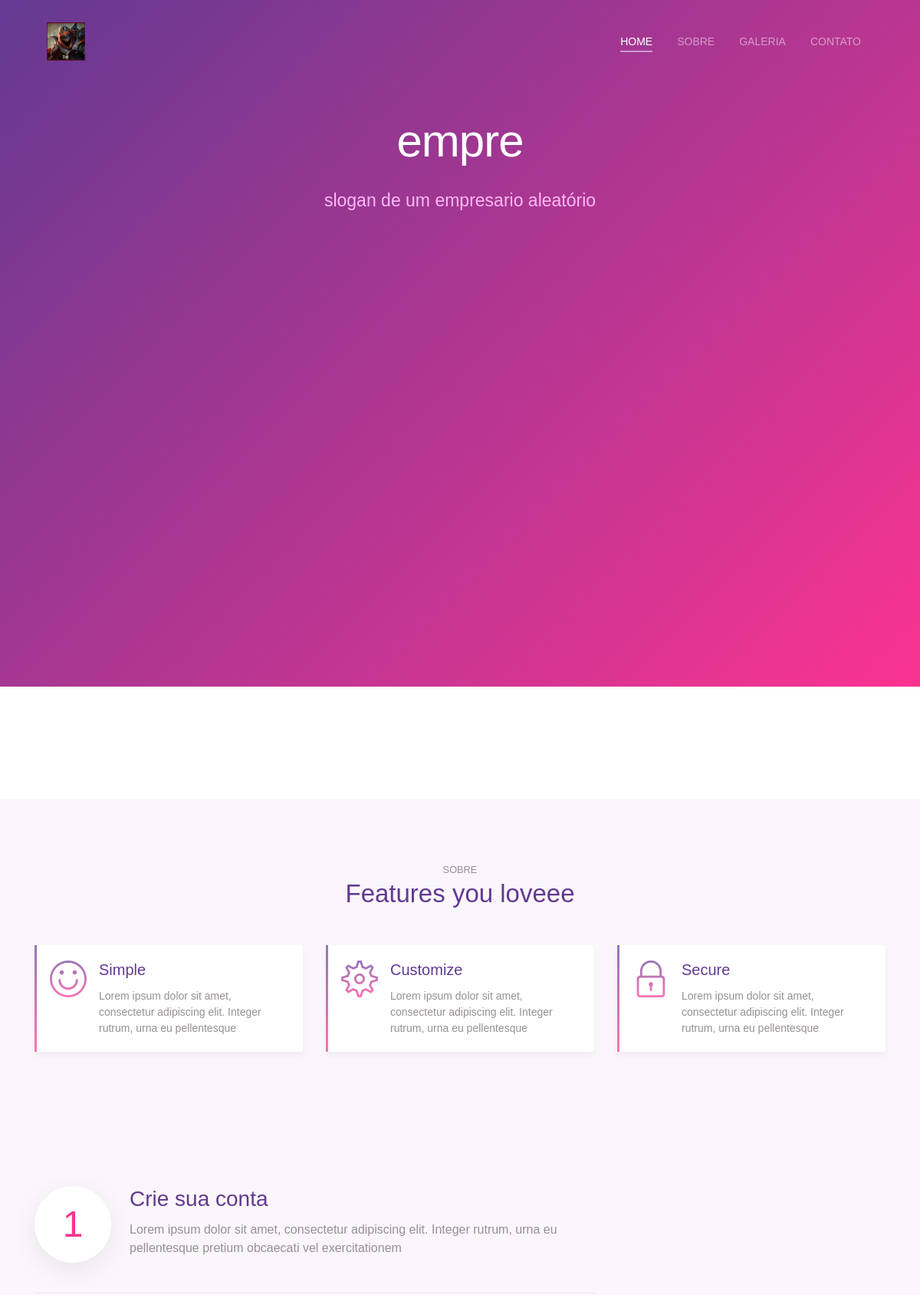
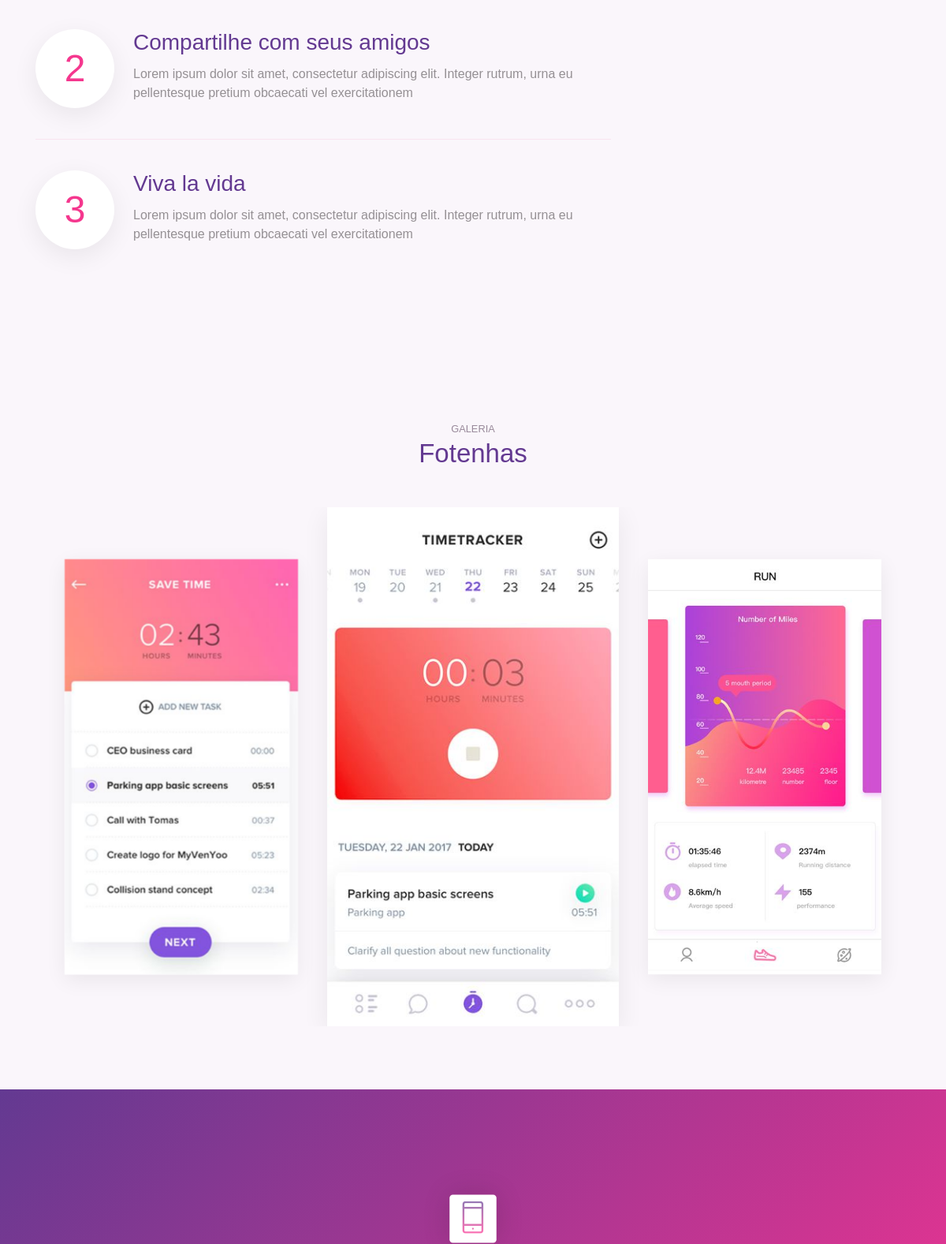
Before: /empre (signed in, upper part) with the older database file (2 pictures, top to bottom).
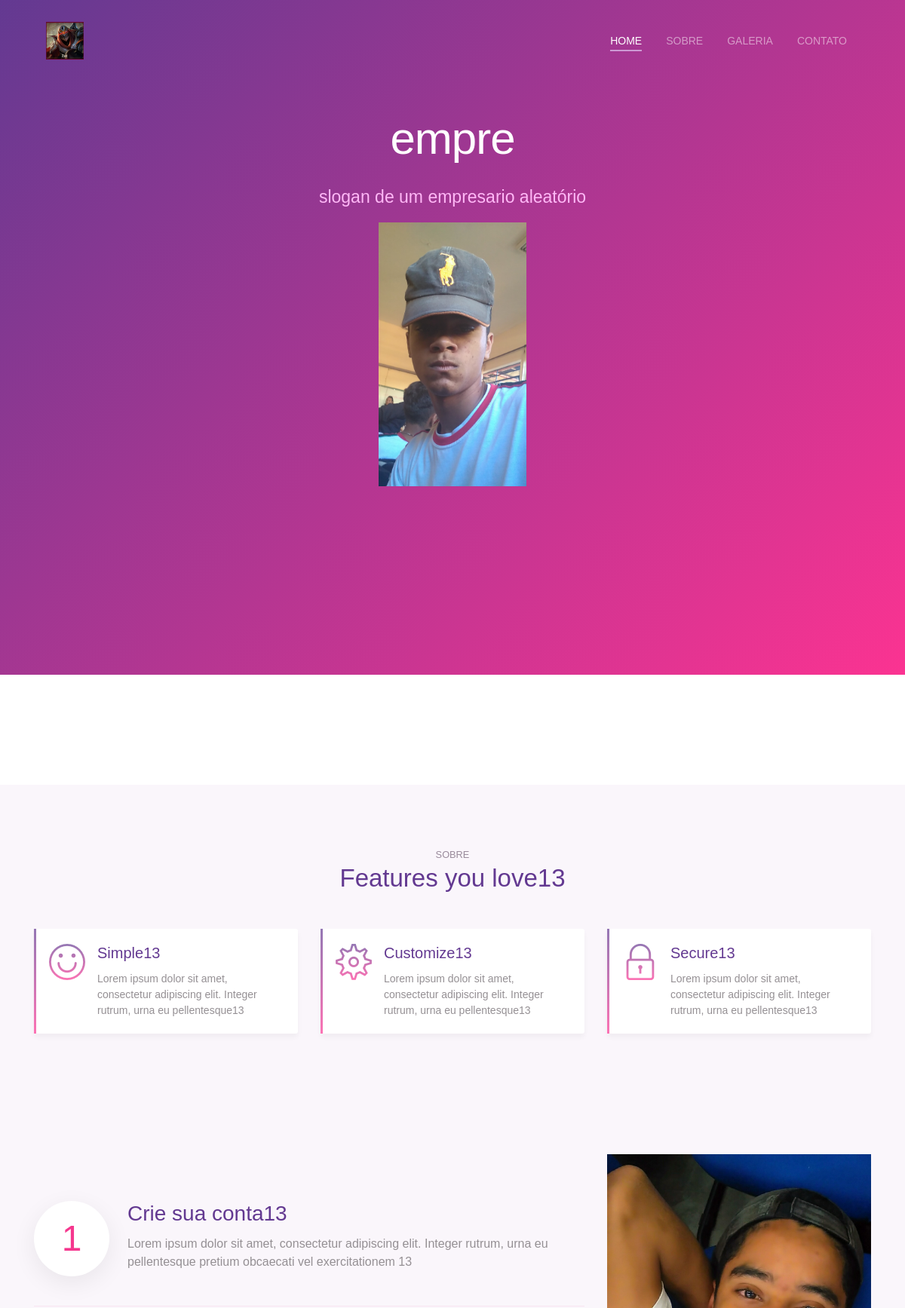
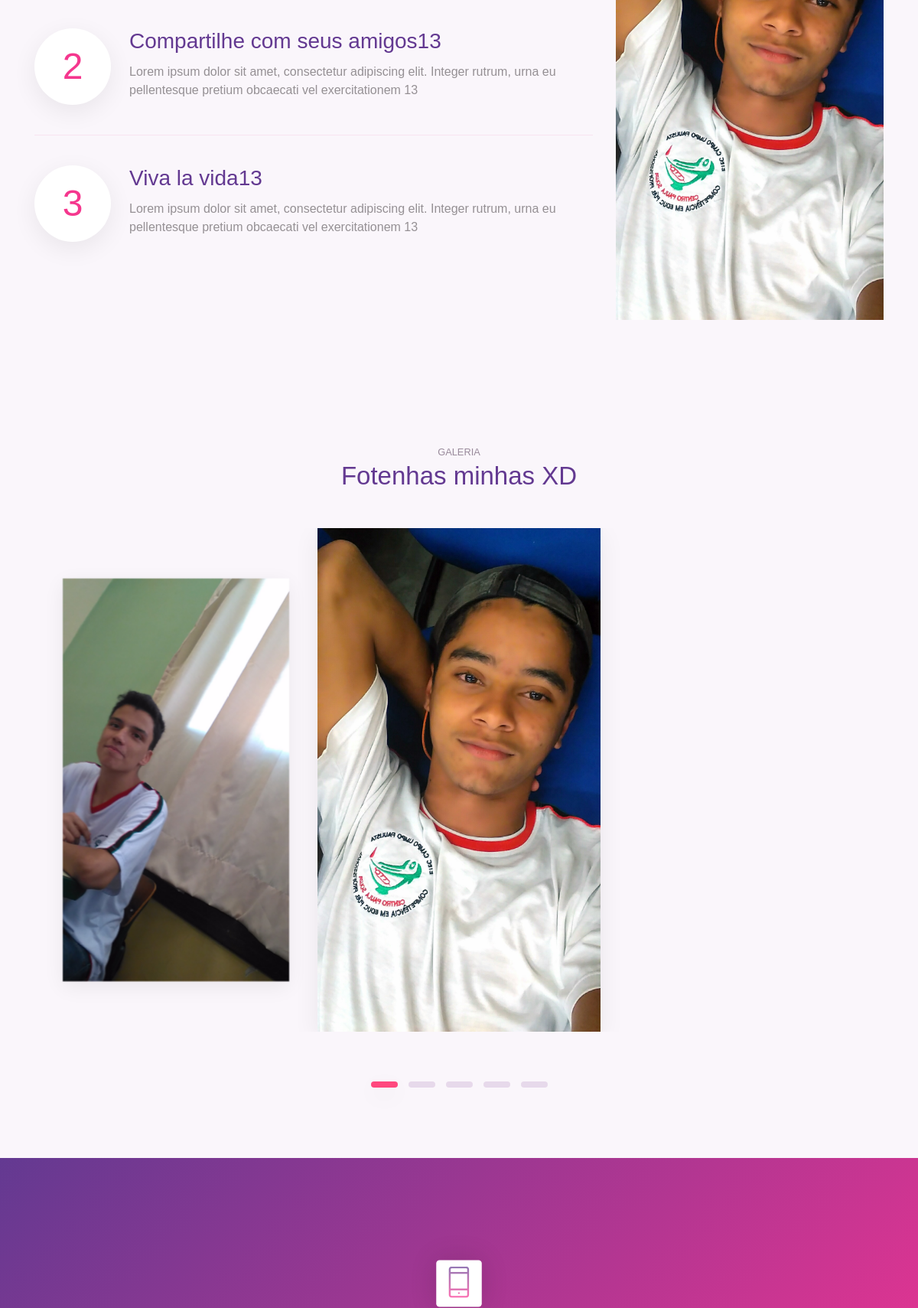
After: the same page with the newer database file (2 pictures, top to bottom).
### tables this page shows
CREATE TABLE `tbl_avs` (
  `id_av` int(11) NOT NULL,
  `user_id` int(11) NOT NULL,
  `url` varchar(220) NOT NULL,
  `nome_av` varchar(220) NOT NULL,
  `slogan_av` varchar(550) NOT NULL,
  `logo_av` varchar(220) NOT NULL,
  `categoria` varchar(220) NOT NULL,
  `func` varchar(5555) NOT NULL,
  `palavras_chave` varchar(550) NOT NULL,
  `img_home_active` varchar(50) NOT NULL DEFAULT 'no',
  `img_home` varchar(220) NOT NULL,
  `part1_active` varchar(50) NOT NULL DEFAULT 'yes',
  `part1_title` varchar(110) NOT NULL DEFAULT 'Features you love',
  `part1_nome1` varchar(110) NOT NULL DEFAULT 'Simple',
  `part1_text1` varchar(220) NOT NULL DEFAULT 'Lorem ipsum dolor sit amet, consectetur adipiscing elit. Integer rutrum, urna eu pellentesque',
  `part1_nome2` varchar(110) DEFAULT 'Customize',
  `part1_text2` varchar(220) DEFAULT 'Lorem ipsum dolor sit amet, consectetur adipiscing elit. Integer rutrum, urna eu pellentesque',
  `part1_nome3` varchar(110) DEFAULT 'Secure',
  `part1_text3` varchar(220) DEFAULT 'Lorem ipsum dolor sit amet, consectetur adipiscing elit. Integer rutrum, urna eu pellentesque',
  `part2_active` varchar(50) NOT NULL DEFAULT 'yes',
  `part2_nome1` varchar(110) NOT NULL DEFAULT 'Crie sua conta',
  `part2_text1` varchar(220) NOT NULL DEFAULT 'Lorem ipsum dolor sit amet, consectetur adipiscing elit. Integer rutrum, urna eu pellentesque pretium obcaecati vel exercitationem',
  `part2_nome2` varchar(110) DEFAULT 'Compartilhe com seus amigos',
  `part2_text2` varchar(220) DEFAULT 'Lorem ipsum dolor sit amet, consectetur adipiscing elit. Integer rutrum, urna eu pellentesque pretium obcaecati vel exercitationem',
  `part2_nome3` varchar(110) DEFAULT 'Viva la vida',
  `part2_text3` varchar(220) DEFAULT 'Lorem ipsum dolor sit amet, consectetur adipiscing elit. Integer rutrum, urna eu pellentesque pretium obcaecati vel exercitationem',
  `part2_img` varchar(220) DEFAULT NULL,
  `galery_active` varchar(50) NOT NULL DEFAULT 'no',
  `galery_title` varchar(110) NOT NULL,
  `fotos` varchar(550) NOT NULL,
  `tipos` varchar(220) NOT NULL,
  `tipos_val` varchar(660) NOT NULL,
  `created` varchar(220) NOT NULL
);

### core/Controller.php (called while the page is built)
<?php
	class Controller{
		public function loadView($nameView, $dadosView = array()){
				extract($dadosView);
			require "views/".$nameView.".php";
		}
	}
?>

### controllers/avController.php (called while the page is built)
<?php
	class avController extends Controller{
		public function index($id_av){
			$nomePag = "ambiente_virtual";
			$avsModel = new avsModel();
			$av_pesquisa = $avsModel->getDadosAV($id_av);
			$av_dados = $av_pesquisa->fetch();
			$dados = array();
			foreach ($av_dados as $key => $value) {
				if(!is_numeric($key)){
					$dados[$key] = $value;
				}
			}
			$this->loadView($nomePag, $dados);
		}
	}
?>

### core/Core.php (called while the page is built, shortened)
<?php
	class Core{
		public function run(){
			$param = array();
			$url = "/";
			if(isset($_GET['url'])){
				$url .= $_GET['url'];
			}
			if($url != "/"){
				$url = explode("/", $url);
				array_shift($url);
				$avsModel = new avsModel();
				$pesquisa = $avsModel -> procuraUrlAv($url[0]);
				if($pesquisa->rowCount() > 0){
					$dados = $pesquisa->fetch();
				}else{
					$currentController = $url[0]."Controller";
				}
				array_shift($url);
				if(isset($url[0]) && !empty($url[0])){
					$currentAction = $url[0];
					array_shift($url);
				}else{
					$currentAction = "index";
				}
				if($pesquisa->rowCount() > 0){
					$param = $dados['id_av'];
				}else{
					$param = $url;
				}
			}else{
				$currentController = "homeController";
				$currentAction = "index";
			}
			$c = new $currentController();
			call_user_func_array(array($c, $currentAction), array($param));
		}
	}
?>

### index.php (called while the page is built, shortened)
<?php
	$core = new Core();
	$core->run();
?>

### core/Model.php (called while the page is built, shortened)
<?php
	class Model{
		public function __construct(){
			global $pdo;
			$this->pdo = $pdo;
		}
	}
?>

### models/avsModel.php (called while the page is built, shortened)
<?php
    class avsModel extends Model{
         public function procuraUrlAv($url){
            $sql = "SELECT * FROM tbl_avs WHERE url = ?";
            $sql = $this->pdo->prepare($sql);
            $sql->bindValue(1, $url);
            $sql->execute();
            return $sql;
        }
    }
?>

### views/ambiente_virtual.php (the view, shortened to what this page needs)
<!DOCTYPE html>
<html>
<head>
		<link rel="stylesheet" type="text/css" href="<?php echo BASE_URL; ?>assets/css/bootstrap.min.css">
		    <link rel="stylesheet" href="css/themify-icons.css">
    <link rel="stylesheet" href="<?php echo BASE_URL; ?>assets/css/owl.carousel.min.css">
    <link href="<?php echo BASE_URL; ?>assets/css/style.css" rel="stylesheet">
</head>
<body data-spy="scroll" data-target="#navbar" data-offset="30">
    <div class="nav-menu fixed-top">
        <div class="container">
            <div class="row">
                <div class="col-md-12">
                    <nav class="navbar navbar-dark navbar-expand-lg">
                        <a class="navbar-brand"><img src="<?php echo BASE_URL.'assets/images/AV/'.$logo_av; ?>" class="img-fluid" alt="logo" style="height: 50px" ></a>
                        <div class="collapse navbar-collapse" id="navbar">
                            <ul class="navbar-nav ml-auto">
                                <li class="nav-item"> <a class="nav-link active" href="#home">HOME <span class="sr-only">(current)</span></a></li>
                                <?php if( $part1_active == "yes" || $part2_active == "yes" ){ ?>
                                    <li class="nav-item"> <a class="nav-link" href="#features">SOBRE</a> </li>
                                <?php } ?>
                                <?php if( $galery_active == "yes" ){ ?>
                                    <li class="nav-item"> <a class="nav-link" href="#gallery">GALERIA</a> </li>
                                <?php } ?>
                                <li class="nav-item"> <a class="nav-link" href="#contact">CONTATO</a> </li>
                            </ul>
                        </div>
                    </nav>
                </div>
            </div>
        </div>
    </div>
    <header class="bg-gradient" id="home">
        <div class="container mt-5">
            <h1><?php echo $nome_av; ?></h1>
            <p class="tagline"><?php echo $slogan_av; ?></p>
        </div>
        <div class="img-holder mt-3"><?php if ($img_home_active == "yes"){ ?><img src="<?php echo BASE_URL."assets/images/AV/".$img_home; ?>" style="height: 350px" alt="imagem" class="img-fluid"><?php } ?></div>
    </header>
    <div class="client-logos my-5" style="height:50px" id="features">
    </div>
    <?php if($part1_active == "yes"){ ?>
    <div class="section light-bg"  >
        <div class="container" >
            <div class="section-title" >
                 <small>SOBRE</small>
                <h3><?php echo $part1_title; ?></h3>
            </div>
            <div class="row">
                <div class="col-12 col-lg-4">
                    <div class="card features">
                        <div class="card-body">
                            <div class="media">
                                <span class="ti-face-smile gradient-fill ti-3x mr-3"></span>
                                <div class="media-body">
                                    <h4 class="card-title"><?php echo $part1_nome1; ?></h4>
                                    <p class="card-text"><?php echo $part1_text1; ?></p>
                                </div>
                            </div>
                        </div>
                    </div>
                </div>
                <div class="col-12 col-lg-4">
                    <div class="card features">
                        <div class="card-body">
                            <div class="media">
                                <span class="ti-settings gradient-fill ti-3x mr-3"></span>
                                <div class="media-body">
                                    <h4 class="card-title"><?php echo $part1_nome2; ?></h4>
                                    <p class="card-text"><?php echo $part1_text2; ?></p>
                                </div>
                            </div>
                        </div>
                    </div>
                </div>
                <div class="col-12 col-lg-4">
                    <div class="card features">
                        <div class="card-body">
                            <div class="media">
                                <span class="ti-lock gradient-fill ti-3x mr-3"></span>
                                <div class="media-body">
                                    <h4 class="card-title"><?php echo $part1_nome3; ?></h4>
                                    <p class="card-text"><?php echo $part1_text3; ?></p>
                                </div>
                            </div>
                        </div>
                    </div>
                </div>
            </div>
        </div>
    </div>
<?php } ?>
    <?php if($part2_active == "yes"){ ?>
    <div class="section light-bg">
        <div class="container">
            <div class="row">
                <div class="col-md-8 d-flex align-items-center">
                    <ul class="list-unstyled ui-steps">
                        <li class="media">
                            <div class="circle-icon mr-4">1</div>
                            <div class="media-body">
                                <h5><?php echo $part2_nome1; ?></h5>
                                <p><?php echo $part2_text1; ?> </p>
                            </div>
                        </li>
                        <li class="media my-4">
                            <div class="circle-icon mr-4">2</div>
                            <div class="media-body">
                                <h5><?php echo $part2_nome2; ?></h5>
                                <p><?php echo $part2_text2; ?> </p>
                            </div>
                        </li>
                        <li class="media">
                            <div class="circle-icon mr-4">3</div>
                            <div class="media-body">
                                <h5><?php echo $part2_nome3; ?></h5>
                                <p><?php echo $part2_text3; ?> </p>
                            </div>
                        </li>
                    </ul>
                </div>
                <div class="col-md-4">
                    <?php if(!empty($part2_img)){ ?>
                        <img src="<?php echo BASE_URL."assets/images/AV/".$part2_img; ?>" alt="imagem" class="img-fluid">
                    <?php } ?>
                </div>
            </div>
        </div>
    </div>
    <?php } ?>
    <?php if( $galery_active == "yes" ){ ?>
    <div class="section light-bg" id="gallery">
        <div class="container">
            <div class="section-title">
                <small>GALERIA</small>
                <h3><?php echo $galery_title; ?></h3>
            </div>
            <div class="img-gallery owl-carousel owl-theme">
                 <?php
                $photos = explode("$!$", $fotos);
                foreach ($photos as $value) {
                ?>
                    <img src="<?php echo BASE_URL.'assets/images/AV/'.$value; ?>" alt="image">
                <?php } ?>
            </div>
        </div>
    </div>
<?php } ?>
    <div class="section bg-gradient">
        <div class="container">
            <div class="call-to-action">
                <div class="box-icon"><span class="ti-mobile gradient-fill ti-3x"></span></div>
            </div>
        </div>
    </div>
</body>
</html>
</html>

### assets/css/style.css (style rules this page uses)
body { font-family: 'Rubik', sans-serif; position: relative; }
a { color: #e38cb7; }
h1 { font-size: 60px; font-weight: 300; letter-spacing: -1px; margin-bottom: 1.5rem; }
h3 { color: #633991; font-size: 33px; font-weight: 500; }
h4 { font-size: 20px; font-weight: 500; color: #633991; }
h5 { font-size: 28px; font-weight: 300; color: #633991; margin-bottom: 0.7rem; }
p { color: #959094; }
.light-bg { background-color: #faf6fb; }
.section { padding: 80px 0; }
.section-title { text-align: center; margin-bottom: 3rem; }
.section-title small { color: #998a9b; }
.nav-menu { padding: 1rem 0; transition: all 0.3s ease; }
.navbar-nav .nav-link { position: relative; }
@media (min-width: 992px) { .navbar-expand-lg .navbar-nav .nav-link { padding-right: 1rem; padding-left: 1rem; font-size: 14px; } }
@media (min-width: 992px) { .navbar-nav>.nav-item>.nav-link.active:after { content: ""; border-bottom: 2px solid #cd99d4; left: 1rem; right: 1rem; bottom: 5px; height: 1px; position: absolute; } }
header { padding: 100px 0 0; text-align: center; color: #FFF; }
.bg-gradient { background-image: -moz-linear-gradient( 135deg, rgba(60, 8, 118, 0.8) 0%, rgba(250, 0, 118, 0.8) 100%); background-image: -webkit-linear-gradient( 135deg, rgba(60, 8, 118, 0.8) 0%, rgba(250, 0, 118, 0.8) 100%); background-image: -ms-linear-gradient( 135deg, rgba(60, 8, 118, 0.8) 0%, rgba(250, 0, 118, 0.8) 100%); background-image: linear-gradient( 135deg, rgba(60, 8, 118, 0.8) 0%, rgba(250, 0, 118, 0.8) 100%); }
.tagline { font-size: 23px; font-weight: 300; color: #ffb8f6; max-width: 800px; margin: 0 auto; }
.img-holder { height: 0; padding-bottom: 33%; overflow: hidden; }
@media (max-width:1200px) { .img-holder { padding-bottom: 50%; } }
.gradient-fill:before { color: #fc73b4; background: -moz-linear-gradient(top, #9477b4 0%, #fc73b4 100%); background: -webkit-linear-gradient(top, #9477b4 0%, #fc73b4 100%); background: linear-gradient(to bottom, #9477b4 0%, #fc73b4 100%); -webkit-background-clip: text; background-clip: text; -webkit-text-fill-color: transparent; }
.card.features { border: 0; border-radius: 3px; box-shadow: 0px 5px 7px 0px rgba(0, 0, 0, 0.04); transition: all 0.3s ease; }
.card.features:before { content: ""; position: absolute; width: 3px; color: #fc73b4; background: -moz-linear-gradient(top, #9477b4 0%, #fc73b4 100%); background: -webkit-linear-gradient(top, #9477b4 0%, #fc73b4 100%); background: linear-gradient(to bottom, #9477b4 0%, #fc73b4 100%); top: 0; bottom: 0; left: 0; }
.card-text { font-size: 14px; }
.box-icon { box-shadow: 0px 0px 43px 0px rgba(0, 0, 0, 0.14); padding: 10px; width: 70px; border-radius: 3px; margin-bottom: 1.5rem; background-color: #FFF; }
.circle-icon { box-shadow: 0px 9px 32px 0px rgba(0, 0, 0, 0.07); padding: 10px; width: 100px; height: 100px; border-radius: 50%; margin-bottom: 1.5rem; background-color: #FFF; color: #f5378e; font-size: 48px; text-align: center; line-height: 80px; font-weight: 300; transition: all 0.3s ease; }
.ui-steps li { padding: 15px 0; }
.ui-steps li:not(:last-child) { border-bottom: 1px solid #f8e3f0; }
.call-to-action { text-align: center; color: #FFF; margin: 3rem 0; }
.call-to-action .box-icon { margin-left: auto; margin-right: auto; border-radius: 5px; transform: scale(0.85); margin-bottom: 2.5rem; }

Changed rows visible on the page:
changed tbl_avs "empre": img_home: picture added; part1_title "Features you loveee" → "Features you love13"; part1_nome1 "Simple" → "Simple13"; part1_text1 "Lorem ipsum dolor sit amet, consectetur adipiscing elit. Integer rutrum, urna eu pellentesque" → "Lorem ipsum dolor sit amet, consectetur adipiscing elit. Integer rutrum, urna eu pellentesque13"; part1_nome2 "Customize" → "Customize13"; part1_text2 "Lorem ipsum dolor sit amet, consectetur adipiscing elit. Integer rutrum, urna eu pellentesque" → "Lorem ipsum dolor sit amet, consectetur adipiscing elit. Integer rutrum, urna eu pellentesque13"; part1_nome3 "Secure" → "Secure13"; part1_text3 "Lorem ipsum dolor sit amet, consectetur adipiscing elit. Integer rutrum, urna eu pellentesque" → "Lorem ipsum dolor sit amet, consectetur adipiscing elit. Integer rutrum, urna eu pellentesque13"; part2_nome1 "Crie sua conta" → "Crie sua conta13"; part2_text1 "Lorem ipsum dolor sit amet, consectetur adipiscing elit. Integer rutrum, urna eu pellentesque pretium obcaecati vel exercitationem" → "Lorem ipsum dolor sit amet, consectetur adipiscing elit. Integer rutrum, urna eu pellentesque pretium obcaecati vel exercitationem 13"; part2_nome2 "Compartilhe com seus amigos" → "Compartilhe com seus amigos13"; part2_text2 "Lorem ipsum dolor sit amet, consectetur adipiscing elit. Integer rutrum, urna eu pellentesque pretium obcaecati vel exercitationem" → "Lorem ipsum dolor sit amet, consectetur adipiscing elit. Integer rutrum, urna eu pellentesque pretium obcaecati vel exercitationem 13"; part2_nome3 "Viva la vida" → "Viva la vida13"; part2_text3 "Lorem ipsum dolor sit amet, consectetur adipiscing elit. Integer rutrum, urna eu pellentesque pretium obcaecati vel exercitationem" → "Lorem ipsum dolor sit amet, consectetur adipiscing elit. Integer rutrum, urna eu pellentesque pretium obcaecati vel exercitationem 13"; part2_img: picture added; galery_title "Fotenhas" → "Fotenhas minhas XD"; fotos "screen1.jpg$!$screen3.jpg$!$screen2.jpg" → "photoGalery-6-20-08-2018-04-38-31-0.jpeg$!$photoGalery-6-20-08-2018-04-38-31-1.jpeg$!$photoGalery-6-20-08-2018-04-38-31-2.jpeg$!$photoGalery-6-20-08-2018-04-38-31-3.jpeg$!$photoGalery-6-20-08-2018-04-39-06-0.jpeg" (drawn)
